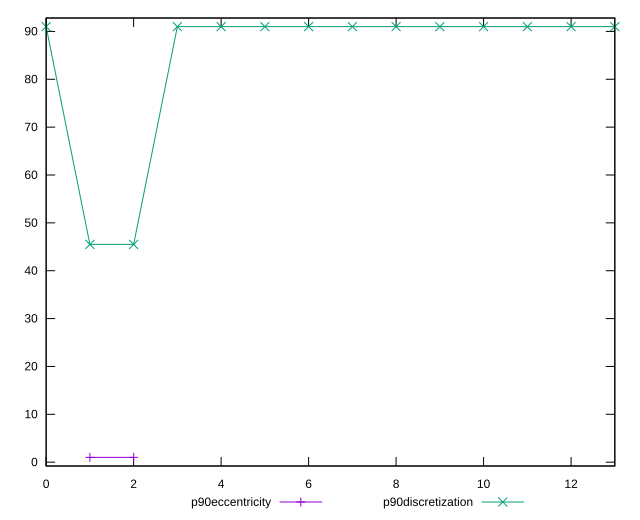

Write the gnuplot code that produced this figure.
reset

$p90Eccentricity <<EOF
1 0.9999999999999981
2 1.0000000000000024
EOF

$p90Discretization <<EOF
0 91
1 45.5
2 45.5
3 91
4 91
5 91
6 91
7 91
8 91
9 91
10 91
11 91
12 91
13 91
EOF

set key outside below
set xrange [0:13]
set yrange [-0.8000000000000019:92.8]
set trange [-0.8000000000000019:92.8]
set terminal svg size 640, 520 enhanced background rgb 'white'
set output "reprap/unminified-css/progression/eccentricity.svg"

plot $p90Eccentricity title "p90eccentricity" with linespoints, \
     $p90Discretization title "p90discretization" with linespoints

reset
